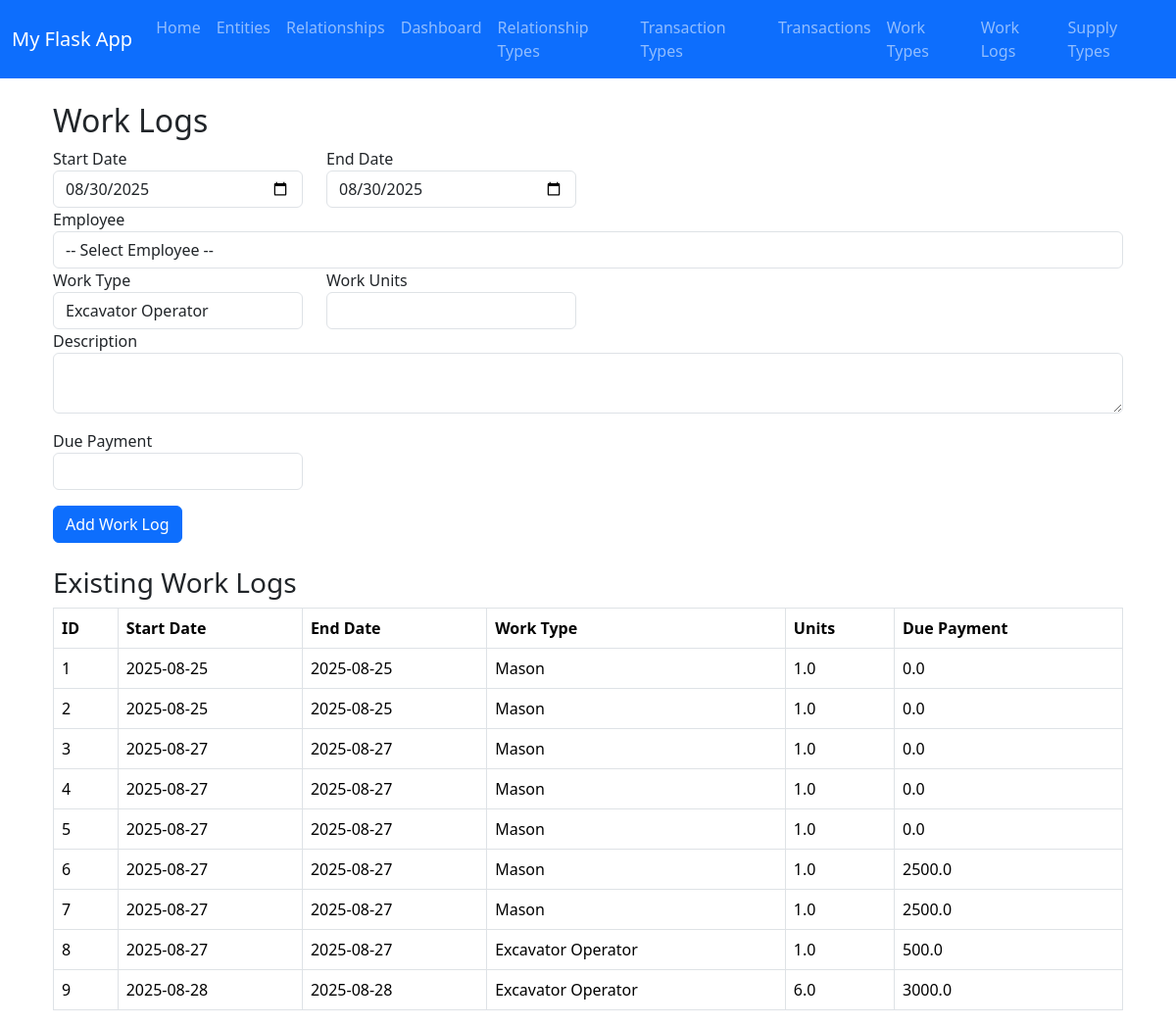
Page /worklogs on the earlier database version.
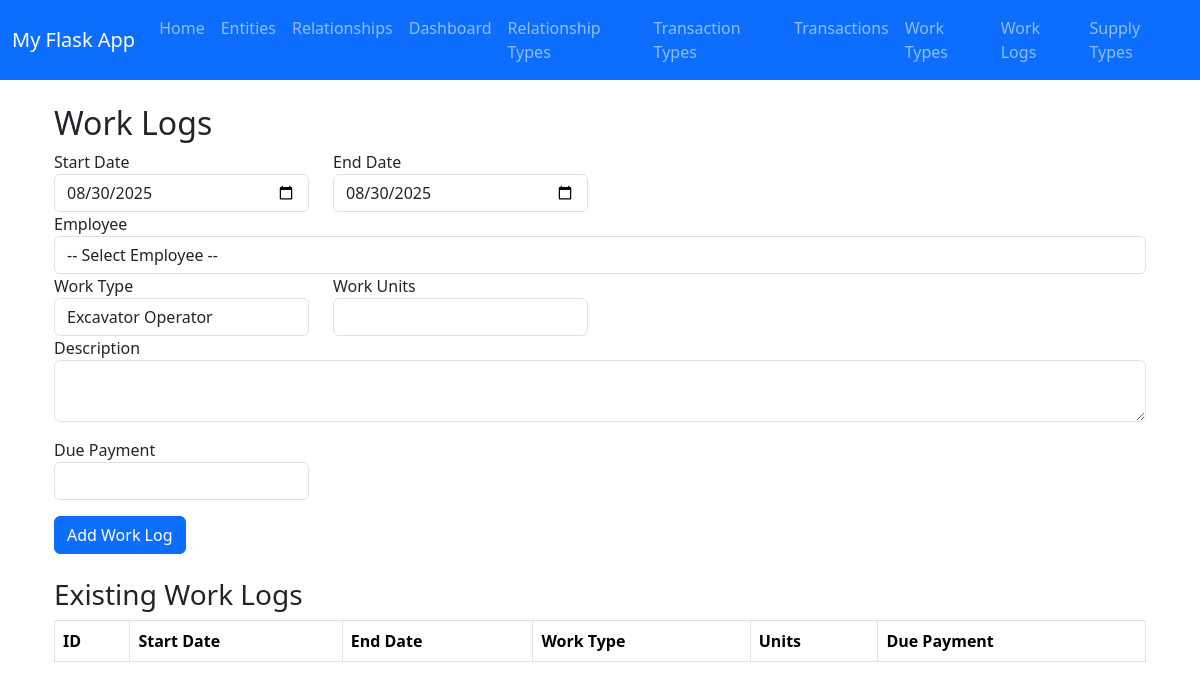
Same page on the later database version.
### app.py (models this page shows, shortened)
class WorkLog(db.Model):
    id = db.Column(db.Integer, primary_key=True)
    start_date = db.Column(db.Date, nullable=False)
    end_date = db.Column(db.Date, nullable=False)
    work_type_id = db.Column(db.Integer, db.ForeignKey('work_type.id'), nullable=False)
    relationship_id = db.Column(db.Integer, db.ForeignKey('relationship.id'), nullable=False)
    work_units = db.Column(db.Float, nullable=False)
    due_payment = db.Column(db.Float, nullable=False)
    transaction_id = db.Column(db.Integer, db.ForeignKey('transaction.id'), nullable=True)
    is_paid = db.Column(db.Boolean, default=False)
    description = db.Column(db.String(250))
    work_type = db.relationship("WorkType", backref="work_logs")
    relationship = db.relationship("Relationship", backref="work_logs")

class WorkType(db.Model):
    id = db.Column(db.Integer, primary_key=True)
    name = db.Column(db.String(100), unique=True, nullable=False)
    description = db.Column(db.String(250))
    pay_type = db.Column(db.String(20), nullable=False)  # Hourly, Daily, Weekly, Monthly
    rate = db.Column(db.Float, nullable=False, default=0.0)

### app.py (the view, shortened to what this page needs)
@app.route('/worklogs', methods=['GET', 'POST'])
def worklogs():
    work_types = WorkType.query.all()
    current_date = datetime.today().strftime("%Y-%m-%d")
    employee_type = RelationshipType.query.filter_by(name="Employee").first()
    employees = Relationship.query.filter_by(relationship_type_id=employee_type.id).all() if employee_type else []
    logs = WorkLog.query.all()
    print(logs)
    return render_template('worklogs.html', work_types=work_types,employees=employees, logs=logs, current_date=current_date)

### templates/worklogs.html (shortened to what this page needs)
{% extends "base.html" %}
{% block content %}
<div class="container mt-4">
    <h2>Work Logs</h2>
    <form method="POST" class="mb-4">
        <div class="row">
            <div class="col-md-3">
                <label>Start Date</label>
                <input type="date" name="start_date" class="form-control"
                   value="{{ current_date }}" required>
            </div>
            <div class="col-md-3">
                <label>End Date</label>
                <input type="date" name="end_date" class="form-control"
                   value="{{ current_date }}" required>
            </div>
            <div class="form-group">
              <label for="relationship_id">Employee</label>
              <select id="relationship_id" name="relationship_id" class="form-control" required>
                <option value="">-- Select Employee --</option>
              </select>
            </div>
            <div class="col-md-3">
                <label>Work Type</label>
                <select name="work_type_id" id="work_type_id" class="form-control" required>
                    {% for wt in work_types %}
                        <option value="{{ wt.id }}" data-rate="{{ wt.rate }}">{{ wt.name }}</option>
                    {% endfor %}
                </select>
            </div>
            <div class="col-md-3">
                <label>Work Units</label>
                <input type="number" step="0.01" name="work_units" id="work_units" class="form-control" required>
            </div>
            <div class="form-group">
                <label>Description</label>
                <textarea name="description" class="form-control"></textarea>
            </div>
        </div>
        <div class="row mt-3">
            <div class="col-md-3">
                <label>Due Payment</label>
                <input type="text" id="due_payment" class="form-control" readonly>
            </div>
        </div>
        <button type="submit" class="btn btn-primary mt-3">Add Work Log</button>
    </form>
    <h3>Existing Work Logs</h3>
    <table class="table table-bordered">
        <thead>
            <tr>
                <th>ID</th>
                <th>Start Date</th>
                <th>End Date</th>
                <th>Work Type</th>
                <th>Units</th>
                <th>Due Payment</th>
            </tr>
        </thead>
        <tbody>
            {% for wl in logs %}
            <tr>
                <td>{{ wl.id }}</td>
                <td>{{ wl.start_date }}</td>
                <td>{{ wl.end_date }}</td>
                <td>{{ wl.work_type.name }}</td>
                <td>{{ wl.work_units }}</td>
                <td>{{ wl.due_payment }}</td>
            </tr>
            {% endfor %}
        </tbody>
    </table>
</div>
{% endblock %}

Differences in the rows shown:
removed WorkLog: id "1", start_date "2025-08-25", end_date "2025-08-25", work_type.name "Mason", work_units "1.0", due_payment "0.0"
removed WorkLog: id "2", start_date "2025-08-25", end_date "2025-08-25", work_type.name "Mason", work_units "1.0", due_payment "0.0"
removed WorkLog: id "3", start_date "2025-08-27", end_date "2025-08-27", work_type.name "Mason", work_units "1.0", due_payment "0.0"
removed WorkLog: id "4", start_date "2025-08-27", end_date "2025-08-27", work_type.name "Mason", work_units "1.0", due_payment "0.0"
removed WorkLog: id "5", start_date "2025-08-27", end_date "2025-08-27", work_type.name "Mason", work_units "1.0", due_payment "0.0"
removed WorkLog: id "6", start_date "2025-08-27", end_date "2025-08-27", work_type.name "Mason", work_units "1.0", due_payment "2500.0"
removed WorkLog: id "7", start_date "2025-08-27", end_date "2025-08-27", work_type.name "Mason", work_units "1.0", due_payment "2500.0"
removed WorkLog: id "8", start_date "2025-08-27", end_date "2025-08-27", work_type.name "Excavator Operator", work_units "1.0", due_payment "500.0"
removed WorkLog: id "9", start_date "2025-08-28", end_date "2025-08-28", work_type.name "Excavator Operator", work_units "6.0", due_payment "3000.0"
